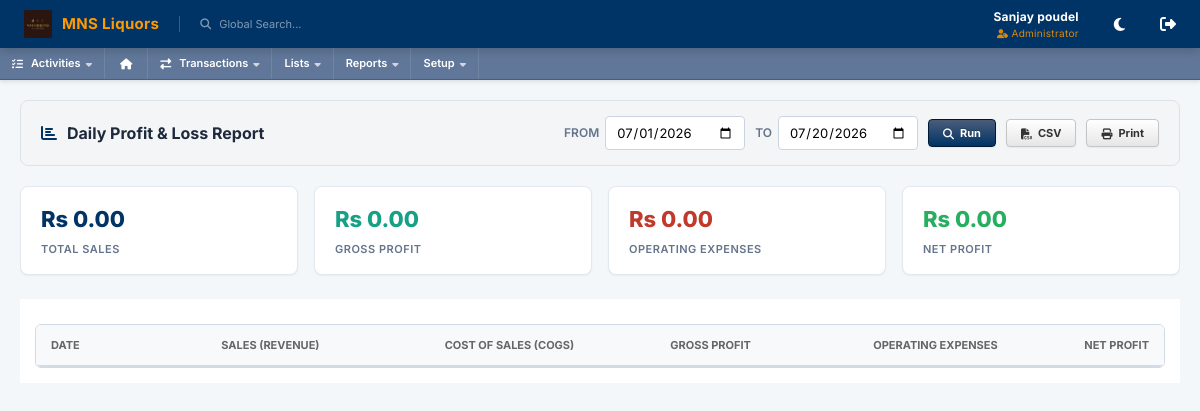
Screenshot of /index.php?page=reports/financial/daily_profit (signed in) with the database file from the repository.
### tables this page shows
CREATE TABLE `system_info` (
  `id` int(30) NOT NULL,
  `meta_field` text NOT NULL,
  `meta_value` text NOT NULL
);

### database/DBConnection.php (called while the page is built, shortened)
<?php
class DBConnection {
    private $host = 'localhost';
    private $username = 'root';
    private $password = '';
    private $database = 'sms_db';
    private $conn;
    private static $instance = null;
    private function __construct() {
        try {
            $this->conn = new PDO("mysql:host={$this->host};dbname={$this->database}", $this->username, $this->password);
            $this->conn->setAttribute(PDO::ATTR_ERRMODE, PDO::ERRMODE_EXCEPTION);
            $this->conn->setAttribute(PDO::ATTR_DEFAULT_FETCH_MODE, PDO::FETCH_ASSOC);
        } catch (PDOException $e) {
            die("Connection failed: " . $e->getMessage());
        }
    }
    public static function getInstance() {
        if (!self::$instance) {
            self::$instance = new DBConnection();
        }
        return self::$instance;
    }
    public function fetchOne($sql, $params = []) {
        $stmt = $this->conn->prepare($sql);
        $stmt->execute($params);
        return $stmt->fetch();
    }
    public function execute($sql, $params = []) {
        $stmt = $this->conn->prepare($sql);
        return $stmt->execute($params);
    }
}
function db() {
    return DBConnection::getInstance();
}
?>

### index.php (the view, shortened to what this page needs)
<?php
require_once 'database/DBConnection.php';
require_once 'api/reference_helper.php';
$error = "";
$is_logged_in = isset($_SESSION['user_id']);
if (!isset($db)) $db = db();
try {
    $sys_logo = $db->fetchOne("SELECT meta_value FROM system_info WHERE meta_field = 'logo'")['meta_value'] ?? '';
    $sys_name = $db->fetchOne("SELECT meta_value FROM system_info WHERE meta_field = 'name'")['meta_value'] ?? 'SMS ERP';
} catch (Exception $e) {
    $sys_logo = '';
    $sys_name = 'SMS ERP';
}
if ($is_logged_in) {
    $page = $_GET['page'] ?? 'home';
    $is_print_page = (strpos($page, '/print') !== false || strpos($page, 'print/') !== false || $page === 'print');
}
?>
<!DOCTYPE html>
<html lang="en">
<head>
    <link rel="stylesheet" href="assets/css/style.css?v=<?php echo time(); ?>">
    <link rel="stylesheet" href="https://cdnjs.cloudflare.com/ajax/libs/font-awesome/6.4.0/css/all.min.css">
    <link rel="stylesheet" href="https://cdn.datatables.net/1.13.6/css/jquery.dataTables.min.css">
</head>
<body class="<?php echo $is_logged_in ? '' : 'auth-page'; ?>">
    <?php if (!$is_logged_in): ?>
        <div class="auth-container">
            <?php
            $login_logo_abs = !empty($sys_logo) ? (__DIR__ . DIRECTORY_SEPARATOR . str_replace('/', DIRECTORY_SEPARATOR, $sys_logo)) : '';
            ?>
            <div style="text-align:center; margin-bottom:20px;">
                <?php if (!empty($sys_logo) && file_exists(__DIR__ . '/' . $sys_logo)): ?>
                    <div style="margin-bottom:15px; display: flex; justify-content: center; align-items: center;">
                        <img src="<?php echo htmlspecialchars($sys_logo); ?>" alt="Logo" style="max-height: 85px; max-width: 200px; object-fit: contain; filter: drop-shadow(0 4px 8px rgba(0,0,0,0.35)); border-radius: 4px;">
                    </div>
                <?php else: ?>
                    <div style="font-size:40px; color:rgba(255,255,255,0.8); margin-bottom:10px;"><i class="fas fa-cube"></i></div>
                <?php endif; ?>
                <div style="font-size:20px; font-weight:700; color:#fff; letter-spacing:0.5px;"><?php echo htmlspecialchars($sys_name); ?></div>
            </div>
            <div class="glass-card">
                <div class="auth-header">
                    <h1>Welcome Back</h1>
                    <p>Enter your credentials to access your account</p>
                </div>
                <?php if ($error): ?>
                    <div class="alert alert-danger">
                        <?php echo $error; ?>
                    </div>
                <?php endif; ?>
                <form method="POST" action="">
                    <div class="form-group">
                        <label for="username">Username</label>
                        <input type="text" id="username" name="username" class="form-input" placeholder="Enter username"
                            required autofocus>
                    </div>
                    <div class="form-group">
                        <label for="password">Password</label>
                        <div class="password-wrapper">
                            <input type="password" id="password" name="password" class="form-input" placeholder="••••••••"
                                required>
                            <button type="button" id="togglePassword" class="toggle-password">
                                <i class="fas fa-eye" id="eyeIcon"></i>
                            </button>
                        </div>
                    </div>
                    <button type="submit" class="btn-primary">Sign In</button>
                </form>
            </div>
        </div>
        <script>
            document.addEventListener('DOMContentLoaded', function () {
                const togglePassword = document.querySelector('#togglePassword');
                const password = document.querySelector('#password');
                const eyeIcon = document.querySelector('#eyeIcon');
                if (togglePassword) {
                    togglePassword.addEventListener('click', function (e) {
                        const type = password.getAttribute('type') === 'password' ? 'text' : 'password';
                        password.setAttribute('type', type);
                        eyeIcon.classList.toggle('fa-eye');
                        eyeIcon.classList.toggle('fa-eye-slash');
                    });
                }
            });
        </script>
    <?php else: ?>
        <header class="ns-header">
            <div style="display: flex; align-items: center; gap: 20px;">
                <div class="ns-logo" style="display: flex; align-items: center; gap: 10px;">
                    <?php if (!empty($sys_logo) && file_exists(__DIR__ . '/' . $sys_logo)): ?>
                        <img src="<?php echo htmlspecialchars($sys_logo); ?>" alt="Logo" style="height:28px; max-width: 120px; object-fit: contain; border-radius: 2px; vertical-align: middle;">
                    <?php else: ?>
                        <i class="fas fa-cube" style="font-size:22px;"></i>
                    <?php endif; ?>
                    <span style="font-size:15px; font-weight:700; letter-spacing:0.3px;"><?php echo htmlspecialchars($sys_name); ?></span>
                </div>
                <div
                    style="font-size: 11px; color: rgba(255,255,255,0.5); border-left: 1px solid rgba(255,255,255,0.2); padding-left: 20px; cursor: pointer;">
                    <i class="fas fa-search" style="margin-right: 5px;"></i> Global Search...
                </div>
            </div>
            <div style="display: flex; align-items: center; gap: 20px;">
                <div style="text-align: right; margin-right: 15px;">
<?php
    $displayName = $_SESSION['full_name'] ?? $_SESSION['username'] ?? 'User';
    $rawRole = strtolower($_SESSION['role'] ?? 'user');
    $roleMap = [
        'admin' => 'Administrator',
        'manager' => 'Manager',
    ];
    $displayRole = $roleMap[$rawRole] ?? ucfirst($rawRole);
?>
<div style="font-size: 12px; font-weight: bold; letter-spacing: 0.2px;">
    <?php echo htmlspecialchars($displayName); ?>
</div>
<div style="font-size: 10px; color: var(--ns-accent); opacity: 0.85; text-transform: capitalize; letter-spacing: 0.3px;">
    <i class="fas fa-user-tag" style="margin-right: 3px; font-size: 9px;"></i><?php echo htmlspecialchars($displayRole); ?>
</div>
                </div>
                <button id="ns-theme-toggle" title="Toggle Theme" style="background: none; border: none; color: white; font-size: 15px; cursor: pointer; transition: var(--ns-transition); margin-right: 15px; display: inline-flex; align-items: center; justify-content: center;" onmouseover="this.style.color='var(--ns-accent)'" onmouseout="this.style.color='white'">
                    <i class="fas fa-moon"></i>
                </button>
                <a href="logout.php" style="color: white; font-size: 16px; transition: var(--ns-transition);" title="Logout"
                    onmouseover="this.style.color='var(--ns-accent)'" onmouseout="this.style.color='white'"><i
                        class="fas fa-sign-out-alt"></i></a>
            </div>
        </header>
        <nav class="ns-nav">
            <div class="ns-nav-item">
                <i class="fas fa-tasks" style="margin-right: 8px;"></i> Activities <i class="fas fa-caret-down"
                    style="margin-left: 5px; font-size: 10px; opacity: 0.7;"></i>
            </div>
            <a href="?page=home" class="ns-nav-item" title="Dashboard" style="padding: 0 15px;"><i
                    class="fas fa-home"></i></a>
            <div class="ns-nav-item">
                <i class="fas fa-exchange-alt" style="margin-right: 8px;"></i> Transactions <i class="fas fa-caret-down"
                    style="margin-left: 5px; font-size: 10px; opacity: 0.7;"></i>
            </div>
            <div class="ns-nav-item">
                Lists <i class="fas fa-caret-down" style="margin-left: 5px; font-size: 10px; opacity: 0.7;"></i>
            </div>
            <div class="ns-nav-item">
                Reports <i class="fas fa-caret-down" style="margin-left: 5px; font-size: 10px; opacity: 0.7;"></i>
            </div>
            <div class="ns-nav-item">
                Setup <i class="fas fa-caret-down" style="margin-left: 5px; font-size: 10px; opacity: 0.7;"></i>
            </div>
        </nav>
        <div class="ns-content <?php echo ($page === 'home' || $page === 'print' || $is_print_page) ? 'ns-content-flush' : ''; ?>">
            <?php
            if ($page == 'home' || $page == 'home-v3') {
                include 'home.php';
            } else {
                $page = str_replace(['../', '..\\'], '', $page);
                $page = preg_replace('/[^a-zA-Z0-9\/_\-]/', '', $page);
                $parts = explode('/', $page);
                $count = count($parts);
                if ($count > 0) {
                    $action = $parts[$count - 1];
                    $dir_path = implode('/', array_slice($parts, 0, $count - 1));
                    if ($action == 'manage') {
                        $module_name = $parts[$count - 2];
                        if ($module_name == 'users') $module_name = 'user';
                        $page_path = "forms/modules/" . $dir_path . "/" . $module_name . "_manage.php";
                    } elseif ($action == 'view' || $action == 'print') {
                        $page_path = "forms/modules/" . $dir_path . "/" . $action . ".php";
                    } else {
                        $module_name = $action;
                        $page_path = "forms/modules/" . $page . "/" . $module_name . "_list.php";
                        if (!file_exists($page_path)) {
                            $page_path = "forms/modules/" . $dir_path . "/" . $module_name . "_list.php";
                        }
                    }
                    if (file_exists($page_path)) {
                        include $page_path;
                    }
                }
            }
            ?>
        </div>
    <?php endif; ?>
</body>
</html>

### forms/modules/reports/financial/daily_profit_list.php (shortened to what this page needs)
<?php
require_once 'database/DBConnection.php';
require_once 'forms/modules/reports/rpt_helpers.php';
$sum_sales    = 0;
$sum_gross    = 0;
$sum_expense  = 0;
$sum_net      = 0;
?>
<div class="rpt-summary">
    <div class="rpt-summary-card">
        <div class="val"><?= rpt_currency($sum_sales) ?></div>
        <div class="lbl">Total Sales</div>
    </div>
    <div class="rpt-summary-card">
        <div class="val" style="color:#16a085"><?= rpt_currency($sum_gross) ?></div>
        <div class="lbl">Gross Profit</div>
    </div>
    <div class="rpt-summary-card">
        <div class="val" style="color:#c0392b"><?= rpt_currency($sum_expense) ?></div>
        <div class="lbl">Operating Expenses</div>
    </div>
    <div class="rpt-summary-card">
        <div class="val" style="color:<?= $sum_net >= 0 ? '#27ae60' : '#d35400' ?>"><?= rpt_currency($sum_net) ?></div>
        <div class="lbl">Net Profit</div>
    </div>
</div>
<div class="ns-portlet">
    <div class="ns-portlet-content">
        <table class="ns-table" id="tbl-daily-profit">
            <thead>
                <tr>
                    <th>Date</th>
                    <th style="text-align:right">Sales (Revenue)</th>
                    <th style="text-align:right">Cost of Sales (COGS)</th>
                    <th style="text-align:right">Gross Profit</th>
                    <th style="text-align:right">Operating Expenses</th>
                    <th style="text-align:right">Net Profit</th>
                </tr>
            </thead>
        </table>
    </div>
</div>

### forms/modules/reports/rpt_helpers.php (style rules this page uses)
.rpt-summary { display: flex; gap: 16px; margin-bottom: 20px; flex-wrap: nowrap; overflow-x: auto; padding-bottom: 4px; }
.rpt-summary-card { background: #fff; border: 1px solid #e2e8f0; border-radius: 8px; padding: 16px 20px; flex: 1; min-width: 140px; box-shadow: 0 1px 2px rgba(0,0,0,0.05); }
.rpt-summary-card .val { font-size: 22px; font-weight: 800; color: var(--ns-primary); }
.rpt-summary-card .lbl { font-size: 11px; color: #64748b; margin-top: 5px; font-weight: 600; text-transform: uppercase; letter-spacing: 0.5px; }

### rows the page displays
system_info: meta_value (picture)
system_info: meta_value "MNS Liquors"
system_info: meta_value "Rs 0.00"

### other values shown
$displayName "Sanjay poudel"
$displayRole "Administrator"
$title "Daily Profit & Loss Report"
$f['label'] "FROM"
$f['label'] "TO"
